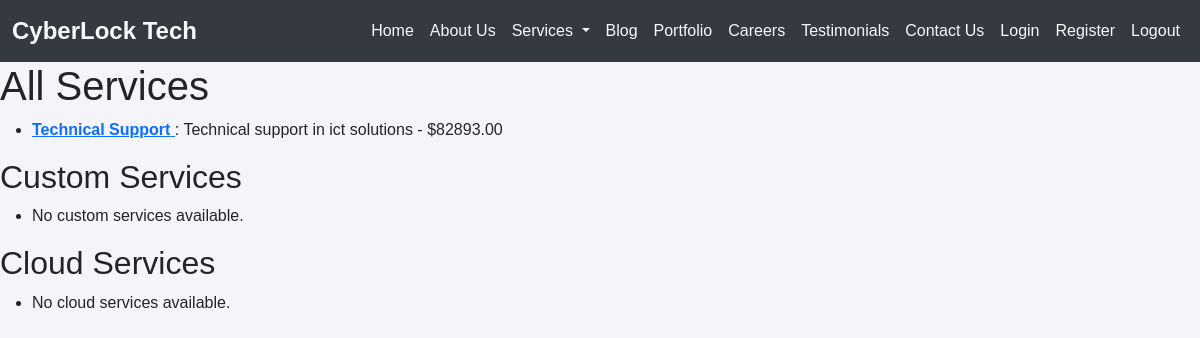
/services/, run on an earlier commit of the app's database.
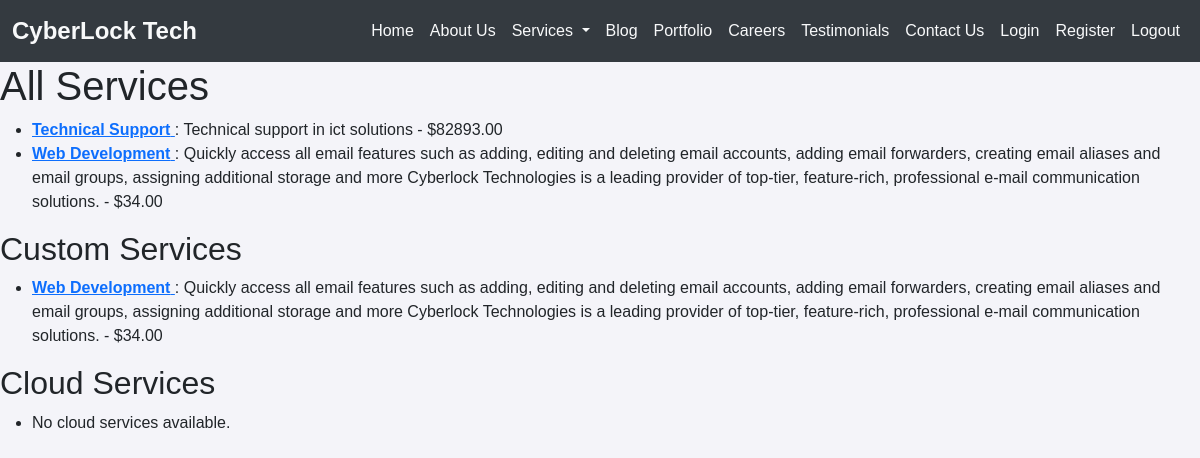
And on a later commit of the database.
### coreapp/models.py (models this page shows, shortened)
class Service(models.Model):
    SERVICE_TYPE_CHOICES = [
        ('custom', 'Custom Services'),
        ('cloud', 'Cloud Services'),
        ('standard', 'Standard Services'),  # For any other services
    ]
    name = models.CharField(max_length=200)
    description = models.TextField()
    price = models.DecimalField(max_digits=10, decimal_places=2, blank=True, null=True)
    service_image = models.ImageField(upload_to='service_images/', blank=True)
    is_active = models.BooleanField(default=True)
    service_type = models.CharField(max_length=10, choices=SERVICE_TYPE_CHOICES, default='standard')
    class Meta:
        verbose_name_plural = "Services"
        ordering = ['name']

### coreapp/views.py (the view)
# urls.py: path('services/', views.service_list, name='service_list'),
def service_list(request):
    Services = Service.objects.all()
    custom_services = Service.objects.filter(service_type='custom')
    cloud_services = Service.objects.filter(service_type='cloud')
    context = {
        'services': Services,
        'custom_services': custom_services,
        'cloud_services': cloud_services,
    }
    return render(request, 'service_list.html', context)

### templates/service_list.html (shortened to what this page needs)
{% include 'base.html' %}
<!DOCTYPE html>
<html lang="en">
<head>
</head>
<body>
<h1>All Services</h1>
<ul>
    {% for service in services %}
        <li>
            <a href="{% url 'service_detail' service.id %}">
                <strong>{{ service.name }}</strong>
            </a>: {{ service.description }} - ${{ service.price }}
        </li>
    {% empty %}
        <li>No services available.</li>
    {% endfor %}
</ul>
<h2>Custom Services</h2>
<ul>
    {% for service in custom_services %}
        <li>
            <a href="{% url 'service_detail' service.id %}">
                <strong>{{ service.name }}</strong>
            </a>: {{ service.description }} - ${{ service.price }}
        </li>
    {% empty %}
        <li>No custom services available.</li>
    {% endfor %}
</ul>
<h2>Cloud Services</h2>
<ul>
    {% for service in cloud_services %}
        <li>
            <a href="{% url 'service_detail' service.id %}">
                <strong>{{ service.name }}</strong>
            </a>: {{ service.description }} - ${{ service.price }}
        </li>
    {% empty %}
        <li>No cloud services available.</li>
    {% endfor %}
</ul>
</body>
</html>

What changed in the data, as far as the page shows it:
added Service: name "Web Development", description "Quickly access all email features such as adding, editing and deleting email accounts, adding email forwarders, creating email aliases and email groups, assigning additional storage and more Cyberlock Technologies is a leading provider of top-tier, feature-rich, professional e-mail communication solutions.", price "34.00"
Also different on the page:
text no longer shown: "No custom services available."
